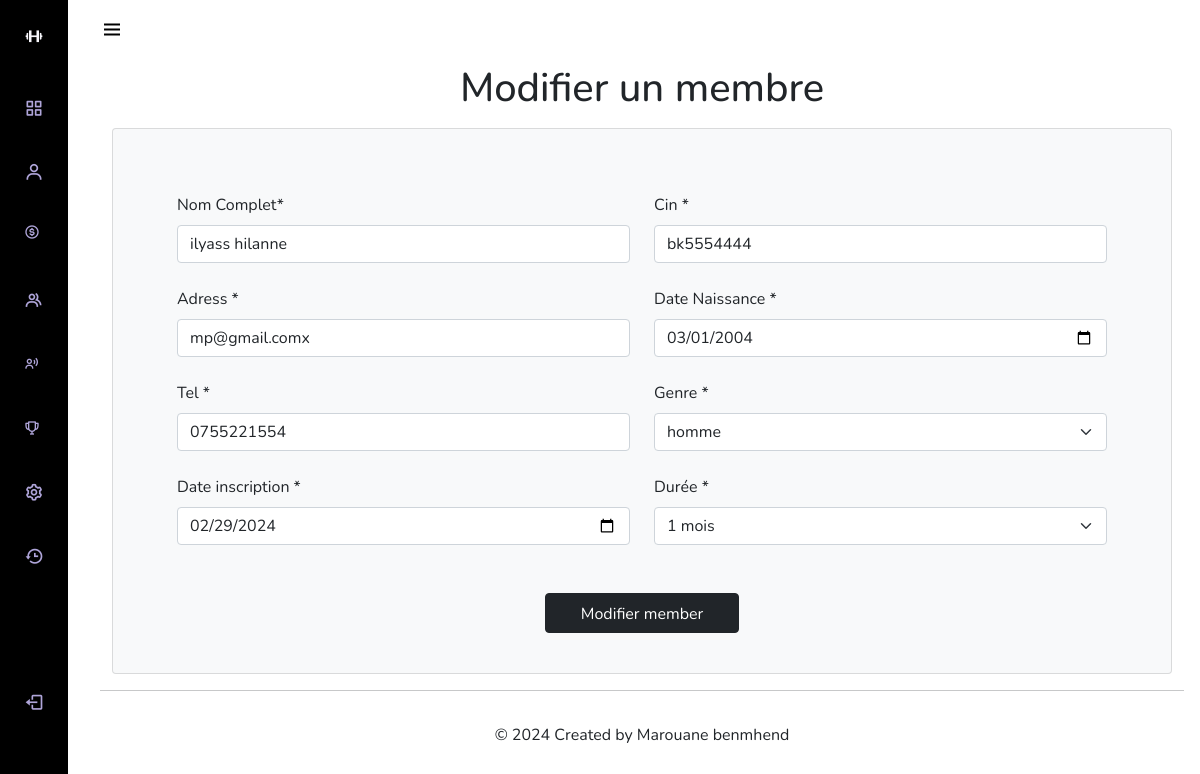
/admin/pages/modifier_member.php?id=2 (signed in), run on the app's committed database.
### tables this page shows
CREATE TABLE `member` (
  `Member_id` int NOT NULL,
  `Nom_complet` varchar(255) NOT NULL,
  `Cin` varchar(15) NOT NULL,
  `Adress` varchar(255) DEFAULT NULL,
  `Date_naissance` date DEFAULT NULL,
  `Tel` varchar(20) DEFAULT NULL,
  `Genre` enum('homme','femme') DEFAULT NULL
);

CREATE TABLE `subscription` (
  `subscription_id` int NOT NULL,
  `Date_inscription` date NOT NULL,
  `Durée_mois` enum('1 mois','3 mois') NOT NULL,
  `Member_id` int NOT NULL
);

### admin/classes/member.class.php (called while the page is built, shortened)
<?php
class member{
        public static function find($id , $table) {
            try {
            $cnx= connexion::connecter_db();
               $rp= $cnx->prepare("select * from $table where Member_id=?");
               $rp->execute([$id]);
               $resultat=$rp->fetch();
               return $resultat;
            } catch (\Throwable $th) {
                echo "Erreur dans find membre ".$th->getMessage();
            }
            }
}
?>

### admin/pages/modifier_member.php (the view, shortened to what this page needs)
<?php
include_once "../classes/member.class.php";
include_once "../includes/sidebar.php";
$member = member::find($_GET['id'], "member");
$sub = member::find($_GET['id'], "subscription");
?>
<form id="contact-form" action="../actions/modifierMember.php" method="post" role="form">
<div class="container">
    <div class="text-center mt-5">
        <h1>Modifier un membre</h1>
    </div>
    <div class="row">
        <div class="col-lg-12">
            <div class="card mt-2 mx-auto p-4 bg-light" >
                <div class="card-body bg-light">
                        <div class="container">
                            <div class="row">
                                <div class="col-md-6 mt-4">
                                    <div class="form-group">
                                        <label for="form_name" class="form-label">Nom Complet*</label>
                                        <input id="form_name" value="<?= $member['Nom_complet']?>" type="text" name="Nom_complet" class="form-control " placeholder="Entrer le nom complet et correct*" required="required" aria-label="Nom complet">
                                    </div>
                                </div>
                                <div class="col-md-6 mt-4">
                                    <div class="form-group">
                                        <label for="form_Cin" class="form-label">Cin *</label>
                                        <input id="form_Cin" value="<?= $member['Cin']?>" type="text" name="Cin" class="form-control" placeholder="S'il vous plaît entrez votre Cin *" required="required" aria-label="Cin">
                                    </div>
                                </div>
                            </div>
                            <div class="row">
                                <div class="col-md-6 mt-4">
                                    <div class="form-group">
                                        <label for="form_Adress" class="form-label">Adress *</label>
                                        <input id="form_Adress" value="<?= $member['Adress']?>" type="text" name="Adress" class="form-control" placeholder="S'il vous plaît entrez votre Adress *" required="required" aria-label="Adress">
                                    </div>
                                </div>
                                <div class="col-md-6 mt-4">
                                    <div class="form-group">
                                        <label for="form_need" class="form-label">Date Naissance *</label>
                                        <input type="date"  value="<?= $member['Date_naissance']?>" name="Date_naissance" class="form-control" aria-label="Date Naissance">
                                    </div>
                                </div>
                            </div>
                            <div class="row">
                                <div class="col-md-6 mt-4">
                                    <div class="form-group">
                                        <label for="form_message" class="form-label">Tel *</label>
                                        <input type="number" value="<?= $member['Tel']?>"  name="Tel" class="form-control" aria-label="Tel">
                                    </div>
                                </div>
                                <div class="col-md-6 mt-4">
                                    <div class="form-group">
                                        <label for="form_need" class="form-label">Genre *</label>
                                        <select id="form_need"  name="Genre" class="form-select " required="required" aria-label="Genre">
                                            <option  value="<?= $member['Genre']?>" ><?= $member['Genre']?></option>
                                        </select>
                                    </div>
                                </div>
                                <div class="col-md-6 mt-4">
                                    <div class="form-group">
                                        <label for="form_message" class="form-label">Date inscription *</label>
                                        <input type="date" value="<?= $sub['Date_inscription']?>" name="Date_inscription" class="form-control" aria-label="Date inscription">
                                    </div>
                                </div>
                                <div class="col-md-6 mt-4">
                                    <div class="form-group">
                                        <label for="form_need" class="form-label">Durée *</label>
                                        <select id="form_need" name="Durée_mois" class="form-select" required="required" aria-label="Durée">
                                            <option value="<?= $sub['Durée_mois']?>" ><?= $sub['Durée_mois']?></option>
                                        </select>
                                    </div>
                                </div>
                            </div>
                            <div class="col-md-6 col-sm-6 mx-auto  text-center mt-5">
                            <input type="submit" class="btn btn-dark col-5  btn-send pt-2 btn-block" value="Modifier member">
                        </div>
                        </div>
                </div>
            </div>
        </div>
    </div>
</div>
 </form>
 <?php include_once"../includes/footer.php";?>

### admin/includes/sidebar.php (style rules this page uses)
:root { --header-height: 3rem;--nav-width: 68px;--first-color: #4723D9;--first-color-light: #AFA5D9;--white-color: #F7F6FB;--body-font: 'Nunito', sans-serif;--normal-font-size: 1rem;--z-fixed: 100 }
*,::before,::after { box-sizing: border-box }
body { position: relative;margin: var(--header-height) 0 0 0;padding: 0 1rem;font-family: var(--body-font);font-size: var(--normal-font-size);transition: .5s }
@media screen and (min-width: 768px) { body { margin: calc(var(--header-height) + 1rem) 0 0 0;padding-left: calc(var(--nav-width) + 2rem) } }

### data on the page
member: Nom_complet "ilyass hilanne", Cin "bk5554444", Adress "mp@gmail.comx", Date_naissance "03/01/2004", Tel "0755221554", Genre "homme"
subscription: Date_inscription "02/29/2024", Durée_mois "1 mois"
